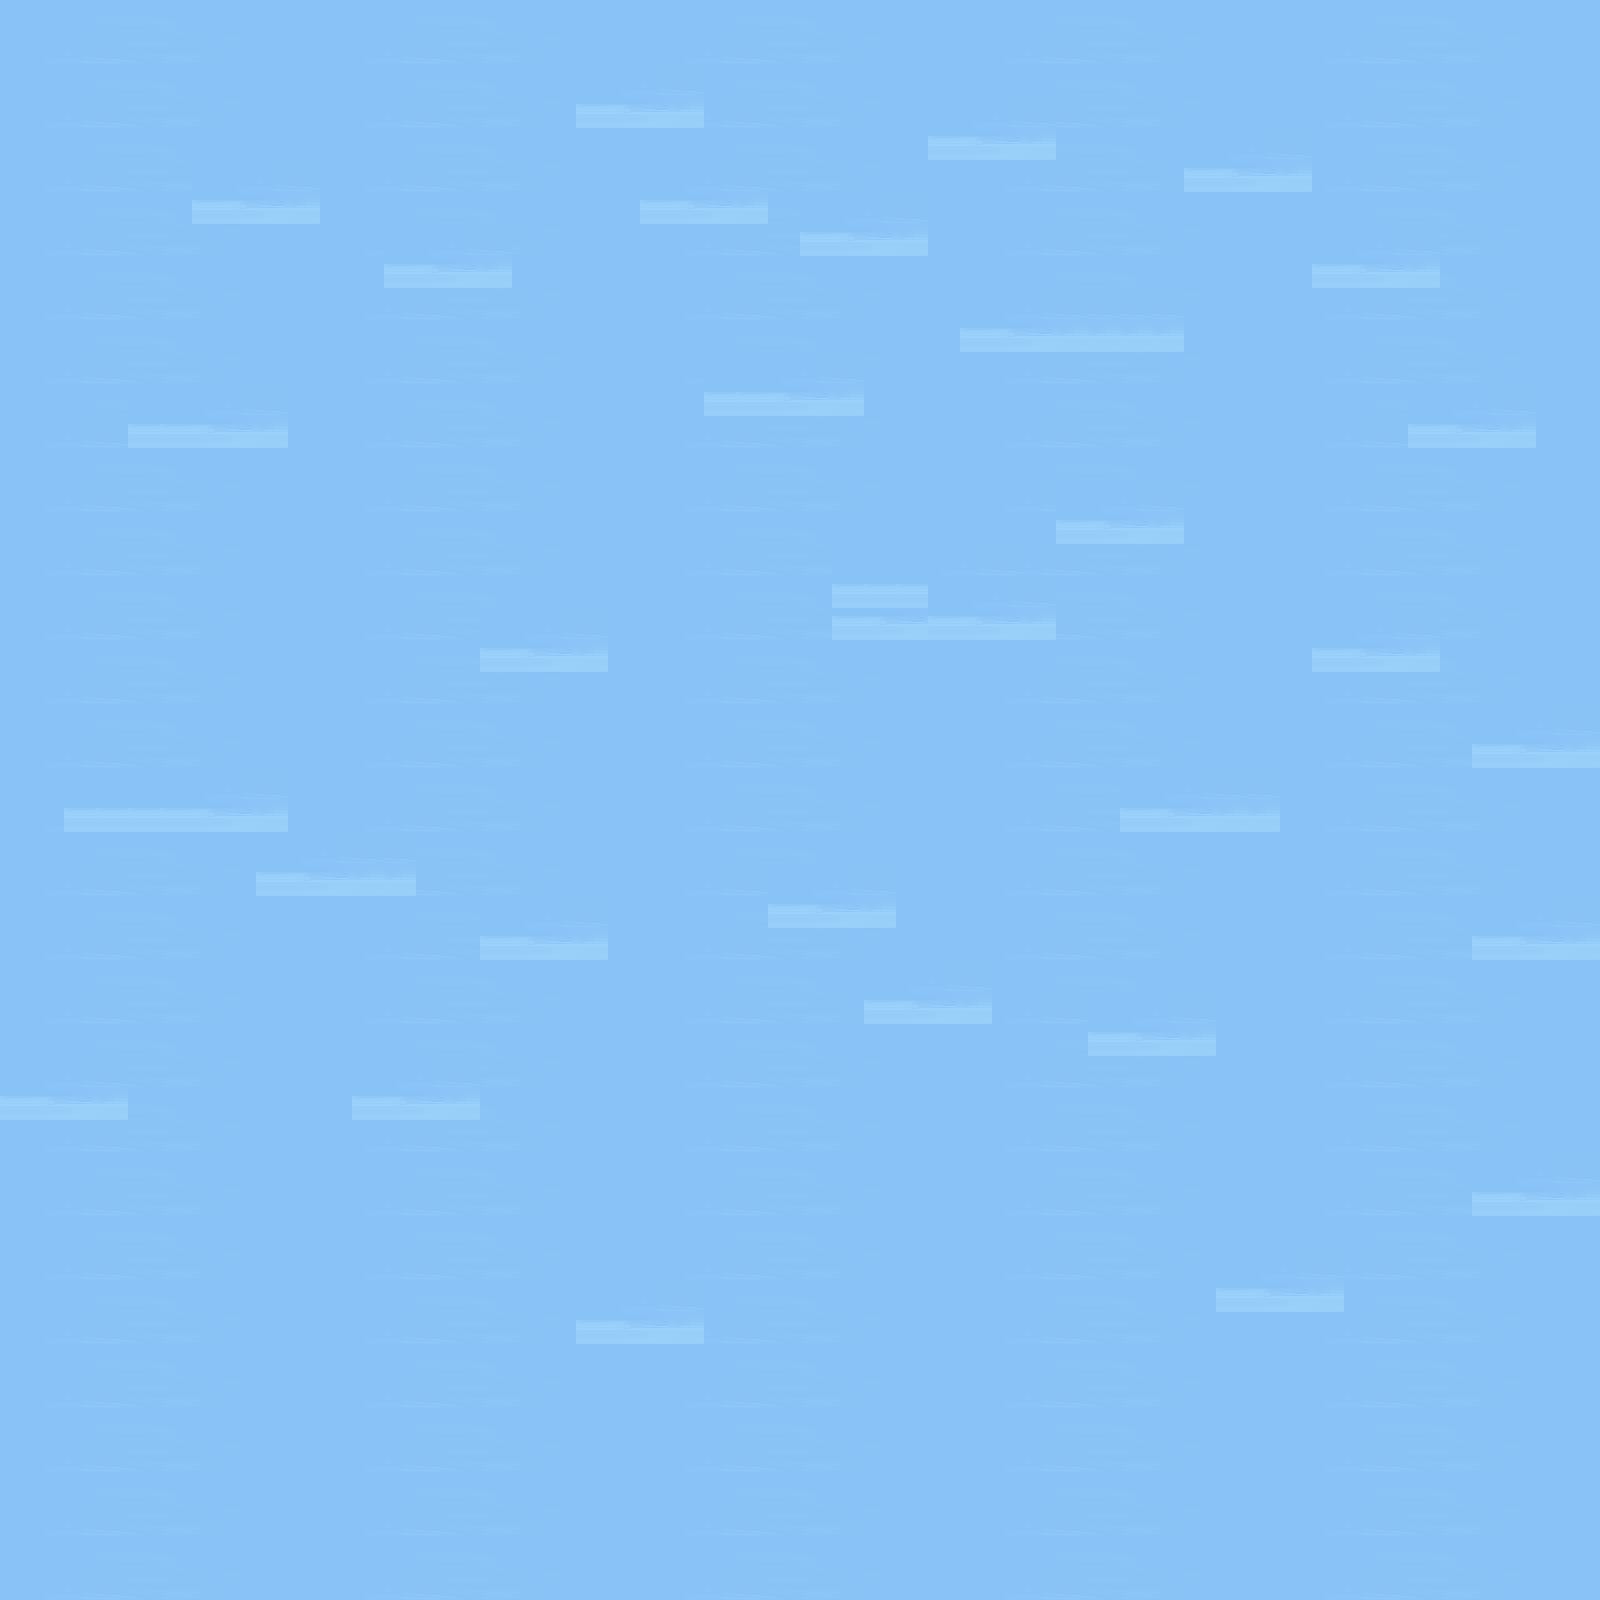

A level layout from a 2D game, rendered from its tile map. Below: a short description, then the map file with its tile-grid data intact:
An orthogonal 50x50 tile map with 32x32 px tiles, 1 tile layer (Tile Layer 1).

<map version="1.10" tiledversion="1.12.0" orientation="orthogonal" renderorder="right-down" width="50" height="50" tilewidth="32" tileheight="32" infinite="0" nextlayerid="5" nextobjectid="1">
 <tileset firstgid="1" source="tilesetOpenGameBackground.tsx" />
 <layer id="4" name="Tile Layer 1" width="50" height="50">
  <data encoding="csv">
1,2,3,4,5,6,7,8,9,10,1,2,3,4,5,6,7,8,9,10,1,2,3,4,5,6,7,8,9,10,1,2,3,4,5,6,7,8,9,10,1,2,3,4,5,6,7,8,9,10,
11,12,13,14,15,16,17,18,19,20,11,12,13,14,15,16,17,18,19,20,11,12,13,14,15,16,17,18,19,20,11,12,13,14,15,16,17,18,19,20,11,12,13,14,15,16,17,18,19,20,
1,2,3,4,5,6,7,8,9,10,1,2,3,4,5,6,7,8,11,12,13,14,3,4,5,6,7,8,9,10,1,2,3,4,5,6,7,8,9,10,1,2,3,4,5,6,7,8,9,10,
11,12,13,14,15,16,17,18,19,20,11,12,13,14,15,16,17,18,21,22,23,24,13,14,15,16,17,18,19,11,12,13,14,14,15,16,17,18,19,20,11,12,13,14,15,16,17,18,19,20,
1,2,3,4,5,6,7,8,9,10,1,2,3,4,5,6,7,8,9,10,1,2,3,4,5,6,7,8,9,21,22,23,24,4,5,6,7,11,12,13,14,2,3,4,5,6,7,8,9,10,
11,12,13,14,15,16,11,12,13,14,11,12,13,14,15,16,17,18,19,20,11,12,13,14,15,16,17,18,19,20,11,12,13,14,15,16,17,21,22,23,24,12,13,14,15,16,17,18,19,20,
1,2,3,4,5,6,21,22,23,24,1,2,3,4,5,6,7,8,9,10,21,22,23,24,5,11,12,13,14,10,1,2,3,4,5,6,7,8,9,10,1,2,3,4,5,6,7,8,9,10,
11,12,13,14,15,16,17,18,19,20,11,12,11,12,13,14,17,18,19,20,11,12,13,14,15,21,22,23,24,20,11,12,13,14,15,16,17,18,19,20,11,11,12,13,14,16,17,18,19,20,
1,2,3,4,5,6,7,8,9,10,1,2,21,22,23,24,7,8,9,10,1,2,3,4,5,6,7,8,9,10,1,2,3,4,5,6,7,8,9,10,1,21,22,23,24,6,7,8,9,10,
11,12,13,14,15,16,17,18,19,20,11,12,13,14,15,16,17,18,19,20,11,12,13,14,15,16,17,18,19,20,11,12,13,14,14,14,14,18,19,20,11,12,13,14,15,16,17,18,19,20,
1,2,3,4,5,6,7,8,9,10,1,2,3,4,5,6,7,8,9,10,1,2,3,4,5,6,7,8,9,10,21,22,23,24,24,24,24,8,9,10,1,2,3,4,5,6,7,8,9,10,
11,12,13,14,15,16,17,18,19,20,11,12,13,14,15,16,17,18,19,20,11,12,11,11,12,13,14,18,19,20,11,12,13,14,15,16,17,18,19,20,11,12,13,14,15,16,17,18,19,20,
1,2,3,4,11,11,12,13,14,10,1,2,3,4,5,6,7,8,9,10,1,2,21,21,22,23,24,8,9,10,1,2,3,4,5,6,7,8,9,10,1,2,3,4,11,12,13,14,9,10,
11,12,13,14,21,21,22,23,24,20,11,12,13,14,15,16,17,18,19,20,11,12,13,14,15,16,17,18,19,20,11,12,13,14,15,16,17,18,19,20,11,12,13,14,21,22,23,24,19,20,
1,2,3,4,5,6,7,8,9,10,1,2,3,4,5,6,7,8,9,10,1,2,3,4,5,6,7,8,9,10,1,2,3,4,5,6,7,8,9,10,1,2,3,4,5,6,7,8,9,10,
11,12,13,14,15,16,17,18,19,20,11,12,13,14,15,16,17,18,19,20,11,12,13,14,15,16,17,18,19,20,11,12,13,11,12,13,14,18,19,20,11,12,13,14,15,16,17,18,19,20,
1,2,3,4,5,6,7,8,9,10,1,2,3,4,5,6,7,8,9,10,1,2,3,4,5,6,7,8,9,10,1,2,3,21,22,23,24,8,9,10,1,2,3,4,5,6,7,8,9,10,
11,12,13,14,15,16,17,18,19,20,11,12,13,14,15,16,17,18,19,20,11,12,13,14,15,16,11,11,11,12,13,14,13,14,15,16,17,18,19,20,11,12,13,14,15,16,17,18,19,20,
1,2,3,4,5,6,7,8,9,10,1,2,3,4,5,6,7,8,9,10,1,2,3,4,5,6,21,21,21,11,12,13,14,4,5,6,7,8,9,10,1,2,3,4,5,6,7,8,9,10,
11,12,13,14,15,16,17,18,19,20,11,12,13,14,15,11,12,13,14,20,11,12,13,14,15,16,21,22,23,21,22,23,24,14,15,16,17,18,19,20,11,11,12,13,14,16,17,18,19,20,
1,2,3,4,5,6,7,8,9,10,1,2,3,4,5,21,22,23,24,10,1,2,3,4,5,6,7,8,9,10,1,2,3,4,5,6,7,8,9,10,1,21,22,23,24,6,7,8,9,10,
11,12,13,14,15,16,17,18,19,20,11,12,13,14,15,16,17,18,19,20,11,12,13,14,15,16,17,18,19,20,11,12,13,14,15,16,17,18,19,20,11,12,13,14,15,16,17,18,19,20,
1,2,3,4,5,6,7,8,9,10,1,2,3,4,5,6,7,8,9,10,1,2,3,4,5,6,7,8,9,10,1,2,3,4,5,6,7,8,9,10,1,2,3,4,5,6,11,12,13,14,
11,12,13,14,15,16,17,18,19,20,11,12,13,14,15,16,17,18,19,20,11,12,13,14,15,16,17,18,19,20,11,12,13,14,15,16,17,18,19,20,11,12,13,14,15,16,21,22,23,24,
1,2,11,11,11,11,12,13,14,10,1,2,3,4,5,6,7,8,9,10,1,2,3,4,5,6,7,8,9,10,1,2,3,4,5,11,12,13,14,14,1,2,3,4,5,6,7,8,9,10,
11,12,21,21,21,21,22,23,24,20,11,12,13,14,15,16,17,18,19,20,11,12,13,14,15,16,17,18,19,20,11,12,13,14,15,21,22,23,24,24,11,12,13,14,15,16,17,18,19,20,
1,2,3,4,5,6,7,8,11,12,13,14,14,4,5,6,7,8,9,10,1,2,3,4,5,6,7,8,9,10,1,2,3,4,5,6,7,8,9,10,1,2,3,4,5,6,7,8,9,10,
11,12,13,14,15,16,17,18,21,22,23,24,24,14,15,16,17,18,19,20,11,12,13,14,11,12,13,14,19,20,11,12,13,14,15,16,17,18,19,20,11,12,13,14,15,16,17,18,19,20,
1,2,3,4,5,6,7,8,9,10,1,2,3,4,5,11,12,13,14,10,1,2,3,4,21,22,23,24,9,10,1,2,3,4,5,6,7,8,9,10,1,2,3,4,5,6,11,12,13,14,
11,12,13,14,15,16,17,18,19,20,11,12,13,14,15,21,22,23,24,20,11,12,13,14,15,16,17,18,19,20,11,12,13,14,15,16,17,18,19,20,11,12,13,14,15,16,21,22,23,24,
1,2,3,4,5,6,7,8,9,10,1,2,3,4,5,6,7,8,9,10,1,2,3,4,5,6,7,11,12,13,14,2,3,4,5,6,7,8,9,10,1,2,3,4,5,6,7,8,9,10,
11,12,13,14,15,16,17,18,19,20,11,12,13,14,15,16,17,18,19,20,11,12,13,14,15,16,17,21,22,23,24,12,13,14,11,12,13,14,19,20,11,12,13,14,15,16,17,18,19,20,
1,2,3,4,5,6,7,8,9,10,1,2,3,4,5,6,7,8,9,10,1,2,3,4,5,6,7,8,9,10,1,2,3,4,21,22,23,24,9,10,1,2,3,4,5,6,7,8,9,10,
11,12,13,14,15,16,17,18,19,20,11,11,12,13,14,16,17,18,19,20,11,12,13,14,15,16,17,18,19,20,11,12,13,14,15,16,17,18,19,20,11,12,13,14,15,16,17,18,19,20,
21,22,23,24,5,6,7,8,9,10,1,21,22,23,24,6,7,8,9,10,1,2,3,4,5,6,7,8,9,10,1,2,3,4,5,6,7,8,9,10,1,2,3,4,5,6,7,8,9,10,
11,12,13,14,15,16,17,18,19,20,11,12,13,14,15,16,17,18,19,20,11,12,13,14,15,16,17,18,19,20,11,12,13,14,15,16,17,18,19,20,11,12,13,14,15,16,17,18,19,20,
1,2,3,4,5,6,7,8,9,10,1,2,3,4,5,6,7,8,9,10,1,2,3,4,5,6,7,8,9,10,1,2,3,4,5,6,7,8,9,10,1,2,3,4,5,6,11,12,13,14,
11,12,13,14,15,16,17,18,19,20,11,12,13,14,15,16,17,18,19,20,11,12,13,14,15,16,17,18,19,20,11,12,13,14,15,16,17,18,19,20,11,12,13,14,15,16,21,22,23,24,
1,2,3,4,5,6,7,8,9,10,1,2,3,4,5,6,7,8,9,10,1,2,3,4,5,6,7,8,9,10,1,2,3,4,5,6,7,8,9,10,1,2,3,4,5,6,7,8,9,10,
11,12,13,14,15,16,17,18,19,20,11,12,13,14,15,16,17,18,19,20,11,12,13,14,15,16,17,18,19,20,11,12,13,14,15,16,17,18,11,12,13,14,13,14,15,16,17,18,19,20,
1,2,3,4,5,6,7,8,9,10,1,2,3,4,5,6,7,8,11,12,13,14,3,4,5,6,7,8,9,10,1,2,3,4,5,6,7,8,21,22,23,24,3,4,5,6,7,8,9,10,
11,12,13,14,15,16,17,18,19,20,11,12,13,14,15,16,17,18,21,22,23,24,13,14,15,16,17,18,19,20,11,12,13,14,15,16,17,18,19,20,11,12,13,14,15,16,17,18,19,20,
1,2,3,4,5,6,7,8,9,10,1,2,3,4,5,6,7,8,9,10,1,2,3,4,5,6,7,8,9,10,1,2,3,4,5,6,7,8,9,10,1,2,3,4,5,6,7,8,9,10,
11,12,13,14,15,16,17,18,19,20,11,12,13,14,15,16,17,18,19,20,11,12,13,14,15,16,17,18,19,20,11,12,13,14,15,16,17,18,19,20,11,12,13,14,15,16,17,18,19,20,
1,2,3,4,5,6,7,8,9,10,1,2,3,4,5,6,7,8,9,10,1,2,3,4,5,6,7,8,9,10,1,2,3,4,5,6,7,8,9,10,1,2,3,4,5,6,7,8,9,10,
11,12,13,14,15,16,17,18,19,20,11,12,13,14,15,16,17,18,19,20,11,12,13,14,15,16,17,18,19,20,11,12,13,14,15,16,17,18,19,20,11,12,13,14,15,16,17,18,19,20,
1,2,3,4,5,6,7,8,9,10,1,2,3,4,5,6,7,8,9,10,1,2,3,4,5,6,7,8,9,10,1,2,3,4,5,6,7,8,9,10,1,2,3,4,5,6,7,8,9,10,
11,12,13,14,15,16,17,18,19,20,11,12,13,14,15,16,17,18,19,20,11,12,13,14,15,16,17,18,19,20,11,12,13,14,15,16,17,18,19,20,11,12,13,14,15,16,17,18,19,20,
1,2,3,4,5,6,7,8,9,10,1,2,3,4,5,6,7,8,9,10,1,2,3,4,5,6,7,8,9,10,1,2,3,4,5,6,7,8,9,10,1,2,3,4,5,6,7,8,9,10,
11,12,13,14,15,16,17,18,19,20,11,12,13,14,15,16,17,18,19,20,11,12,13,14,15,16,17,18,19,20,11,12,13,14,15,16,17,18,19,20,11,12,13,14,15,16,17,18,19,20
</data>
 </layer>
</map>
